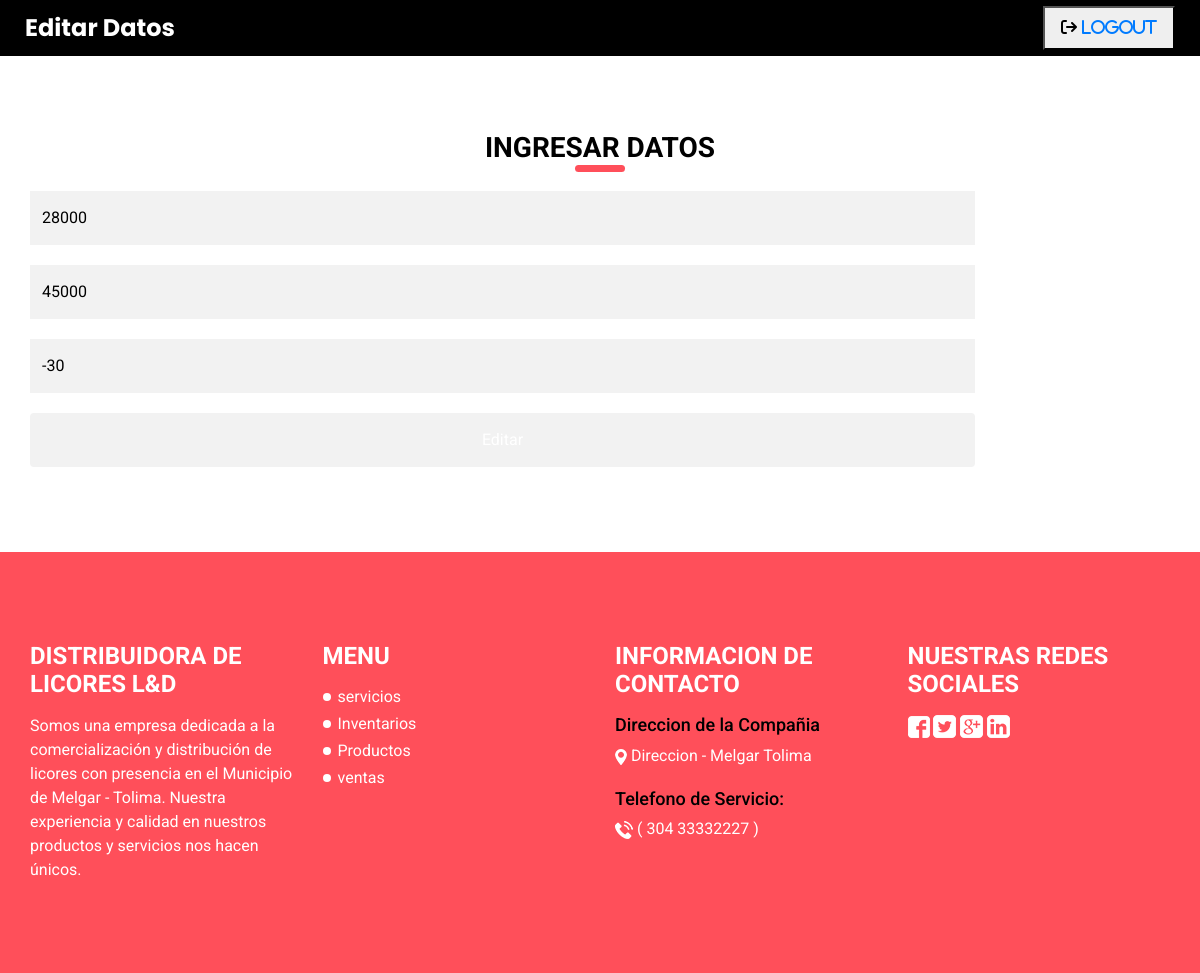
The page /producto_Editar.php?ProCodigo=45698 on the database its author committed.
### tables this page shows
CREATE TABLE `producto` (
  `ProCodigo` int(20) NOT NULL,
  `ProDescripcion` varchar(70) DEFAULT NULL,
  `ProProveedor` varchar(30) DEFAULT NULL,
  `ProPrecio` int(30) DEFAULT NULL,
  `ProVenta` int(30) DEFAULT NULL,
  `ProExistencia` int(30) DEFAULT NULL
);

### producto_Editar.php (the view, shortened to what this page needs)
<!DOCTYPE html>
<html>
<head>
  <link rel="stylesheet" type="text/css"
    href="https://cdnjs.cloudflare.com/ajax/libs/OwlCarousel2/2.1.3/assets/owl.carousel.min.css" />
  <link rel="stylesheet" type="text/css" href="css/bootstrap.css" />
  <link href="css/style.css" rel="stylesheet" />
  <link href="css/responsive.css" rel="stylesheet" />
</head>
<body>
  <div class="hero_area">
    <header class="header_section">
      <div class="container-fluid">
        <nav class="navbar navbar-expand-lg custom_nav-container ">
          <a class="navbar-brand" href="index.html">
            <span>
              Editar Datos
            </span>
          </a>
            <form class="nav justify-content-end">
              <button class=nav-link href="index.html">
               <li class="fa-solid fa-arrow-right-from-bracket">
                   <a  href="index.html">Logout</a>
                </li>
              </button>
            </form>
        </nav>
     </div>
    </header>
  </div>
      <?php
      $usuario = "root";
      $nombre_base_de_datos = "distribuidora";
      $ProCodigo = $_GET['ProCodigo'];
      try{
        $base_de_datos = new PDO('mysql:host=localhost;dbname=' . $nombre_base_de_datos, $usuario);
      }catch(Exception $e){
          echo "Ocurrió algo con la base de datos: " . $e->getMessage();
      }
      $sentencia = $base_de_datos->prepare("SELECT * FROM producto WHERE ProCodigo = ?;");
      $sentencia->execute([$ProCodigo]);
      $producto = $sentencia->fetch(PDO::FETCH_OBJ);
      ?>
    <section class="contact_section layout_padding">
    <div class="custom_heading-container">
      <h3 class=" ">
        Ingresar  Datos
      </h3>
    </div>
    <div class="custom_heading-container">
    </div>
        <div class="container mt-10">
            <div class="row ">
               <div class="col-md-10 mx auto">
                     <form action="producto_editarProceso.php" method="POST" name="formulario">
                       <div>
                         <input type="text" placeholder="Precio" id="ProPrecio" name="ProPrecio"
                         value="<?php echo $producto->ProPrecio; ?>">
                       </div>
                        <div>
                         <input type="text" placeholder="Venta" id="Proventa" name="ProVenta"
                          value="<?php echo $producto->ProVenta; ?>">
                        </div>
                         <div>
                            <input type="text" placeholder="Existencia" id="ProExistencia" name="ProExistencia"
                             value="<?php echo $producto->ProExistencia; ?>">
                          </div>
                        <div class="d-flex justify-content-center ">
                           <input type="submit" class="btn btn-primary" value="Editar">
                         </div>
                      </form>
                  </div>
                </div>
             </div>
   </section>
    <section class="info_section layout_padding">
    <div class="container">
      <div class="row">
        <div class="col-md-3">
          <div class="info-logo">
            <h4>
              Distribuidora de Licores L&D
            </h4>
            <p>
              Somos una empresa dedicada a la comercialización y distribución de licores con presencia en el Municipio
              de Melgar - Tolima.
              Nuestra experiencia y calidad en nuestros productos y servicios nos hacen únicos.
            </p>
          </div>
        </div>
        <div class="col-md-3">
          <div class="info-nav">
            <h4>
              Menu
            </h4>
            <ul>
              <li>
                <a href="Service.html">
                  servicios
                </a>
              </li>
              <li>
                <a href="inventarios.php">
                 Inventarios
                </a>
              </li>
              <li>
                <a href="producto.php">
                  Productos
                </a>
              </li>
              <li>
                <a href="ventas.php">
                 ventas
                </a>
              </li>
            </ul>
          </div>
        </div>
        <div class="col-md-3">
          <div class="info-contact">
            <h4>
              Informacion de Contacto
            </h4>
            <div class="location">
              <h6>
                Direccion de la Compañia
              </h6>
              <a href="https://www.google.com/search?rlz=1C1GCEA_esCO1015CO1015&tbs=lf:1,lf_ui:2&tbm=lcl&sxsrf=ALiCzsa--PN_N25k9HzD6KMS24BdiQ896g:1663643717880&q=sicomoro+melgar&rflfq=1&num=10&rldimm=11821027064523561856#rlfi=hd:;si:11821027064523561856;mv:[[4.206029099999999,-74.6415378],[4.1964995,-74.65293030000001]];tbs:lrf:!1m4!1u3!2m2!3m1!1e1!1m4!1u2!2m2!2m1!1e1!2m1!1e2!2m1!1e3!3sIAE,lf:1,lf_ui:2">
                <img src="images/location.png" alt="">
                <span>
                  Direccion - Melgar Tolima
                </span>
              </a>
            </div>
            <div class="call">
              <h6>
                Telefono de Servicio:
              </h6>
              <a href="">
                <img src="images/telephone.png" alt="">
                <span>
                  ( 304 33332227 )
                </span>
              </a>
            </div>
          </div>
        </div>
        <div class="col-md-3">
          <div class="discover">
            <h4>
              Nuestras Redes Sociales
            </h4>
            <div class="social-box">
              <a href="https://www.facebook.com/">
                <img src="images/facebook.png" alt="">
              </a>
              <a href="https://twitter.com/">
                <img src="images/twitter.png" alt="">
              </a>
              <a href="http://localhost/DistribuidoraLyD/about.html">
                <img src="images/google-plus.png" alt="">
              </a>
              <a href="">
                <img src="images/linkedin.png" alt="">
              </a>
            </div>
          </div>
        </div>
      </div>
    </div>
  </section>
</body>
</html>

### css/style.css (style rules this page uses)
body { font-family: 'Roboto', sans-serif; color: #000000; background-color: #ffffff; }
.layout_padding { padding: 75px 0; }
.custom_heading-container { display: -webkit-box; display: -ms-flexbox; display: flex; -webkit-box-pack: center; -ms-flex-pack: center; justify-content: center; }
.custom_heading-container h3 { text-transform: uppercase; font-weight: bold; color: #000000; position: relative; }
.custom_heading-container h3::before { content: ""; position: absolute; bottom: -7px; left: 50%; width: 50px; height: 7px; -webkit-transform: translateX(-50%); transform: translateX(-50%); background-color: #ff4f5a; border-radius: 15px; }
.header_section { background-color: #000000; font-family: "Poppins", sans-serif; }
.header_section .container-fluid { padding-right: 25px; padding-left: 25px; }
a, a:hover, a:focus { text-decoration: none; }
.btn, .btn:focus { outline: none !important; -webkit-box-shadow: none; box-shadow: none; }
.navbar-brand { display: -webkit-box; display: -ms-flexbox; display: flex; -webkit-box-align: center; -ms-flex-align: center; align-items: center; }
.navbar-brand span { font-weight: bold; font-size: 24px; color: #ffffff; }
.custom_nav-container { z-index: 99999; padding: 5px 0; }
.contact_section input, .contact_section select { width: 100%; border: 0; padding: 15px 12px; background-color: #f2f2f2; outline: none; margin: 10px 0; }
.contact_section input::placeholder, .contact_section select::placeholder { color: #3a3a3a; }
.info_section { background-color: #ff4f5a; color: #ffffff; }
.info_section a { color: #ffffff; }
.info_section h4 { text-transform: uppercase; margin-top: 15px; margin-bottom: 15px; font-weight: bold; }
.info_section .info-nav ul { padding-left: 15px; }
.info_section .info-nav ul li { list-style-type: none; position: relative; margin: 3px 0; }
.info_section .info-nav ul li::before { content: ""; width: 8px; height: 8px; background-color: #ffffff; position: absolute; top: 50%; left: -15px; -webkit-transform: translateY(-50%); transform: translateY(-50%); border-radius: 100%; }
.info_section .info-contact h6 { color: #000000; font-size: 18px; }
.info_section .info-contact .call { margin-top: 20px; }

### css/responsive.css (style rules this page uses)
@media (min-width: 1200px) { .container { max-width: 1170px; } }

### rows shown on the page
producto: ProPrecio "28000", ProVenta "45000", ProExistencia "-30"
